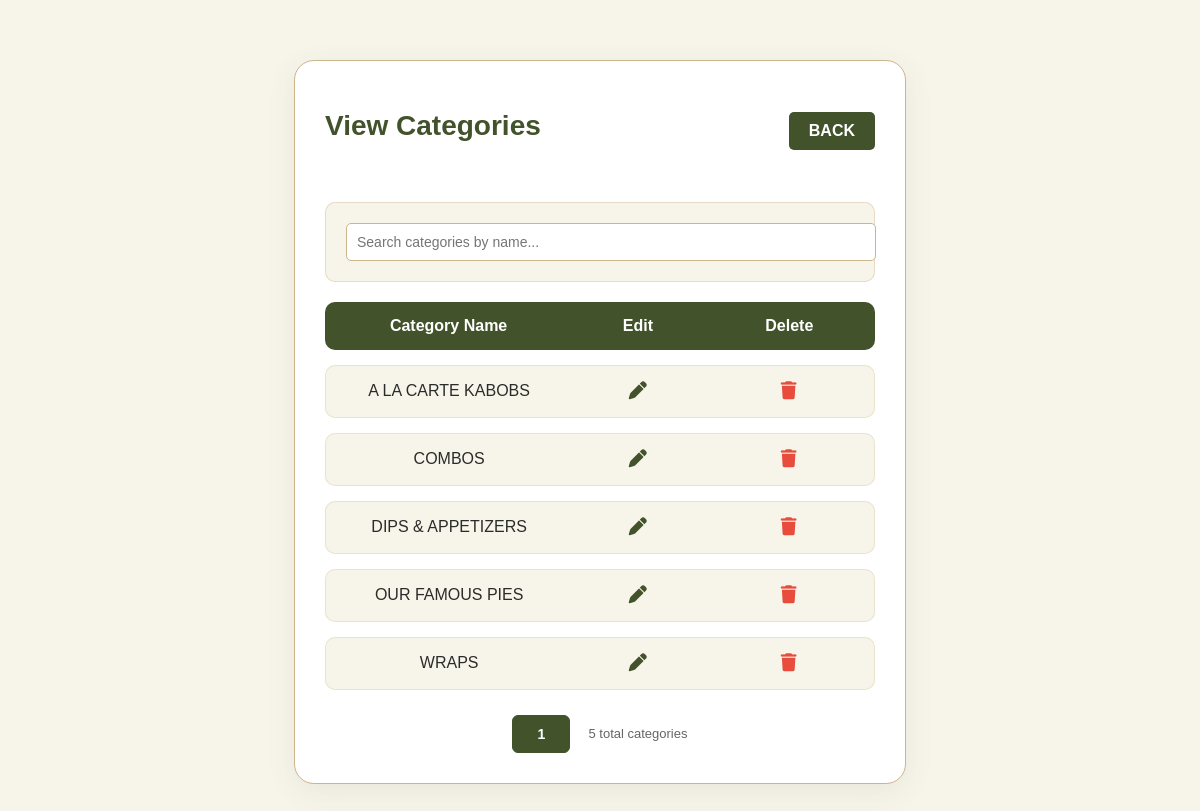
The page /admin/viewCategories (signed in) on the database its author committed.
### tables this page shows
CREATE TABLE `categories` (
  `cat_id` int(11) NOT NULL,
  `cat_name` text NOT NULL,
  `cat_picture` text NOT NULL,
  `cat_icon` text DEFAULT NULL,
  `Order` int(11) NOT NULL,
  `cat_footer` text DEFAULT NULL,
  `cat_footer_bottom` text DEFAULT NULL
);

### admin/viewCategories.php (the view, shortened to what this page needs)
<?php
include "../includes/connection.php";
$search = isset($_GET['search']) ? trim($_GET['search']) : '';
$page = isset($_GET['page']) ? max(1, (int)$_GET['page']) : 1;
$perPage = 10;
?>
<!DOCTYPE html>
<html lang="en">
<head>
    <link rel="stylesheet" href="../assets/css/view.css?v=1.1" />
    <link rel="stylesheet" href="https://cdnjs.cloudflare.com/ajax/libs/font-awesome/6.5.0/css/all.min.css" />
    <link rel="stylesheet" href="../assets/css/admin-shared.css?v=1.1">
</head>
<body>
    <div class="cat-container">
        <div style="display: flex; justify-content: space-between; align-items: center; margin-bottom: 30px;">
            <h1>View Categories</h1>
            <a href="dashboard" class="back-btn">BACK</a>
        </div>
        <div class="controls">
            <form method="GET" class="search-box">
                <input type="text" name="search" placeholder="Search categories by name..." value="<?php echo htmlspecialchars($search); ?>">
            </form>
        </div>
        <?php
        $where = "";
        $params = [];
        $types = "";
        $countStmt = $conn->prepare("SELECT COUNT(*) AS total FROM categories WHERE 1=1" . $where);
        $countStmt->execute();
        $totalCats = (int)$countStmt->get_result()->fetch_assoc()['total'];
        $totalPages = max(1, (int)ceil($totalCats / $perPage));
        $offset = ($page - 1) * $perPage;
        $sql = "SELECT * FROM categories WHERE 1=1" . $where . " ORDER BY cat_name LIMIT ? OFFSET ?";
        $params[] = $perPage;
        $params[] = $offset;
        $types .= "ii";
        $stmt = $conn->prepare($sql);
        if (!empty($params)) {
            $stmt->bind_param($types, ...$params);
        }
        $stmt->execute();
        $result = $stmt->get_result();
        if ($result->num_rows > 0) {
            echo '<div class="item-list">';
            echo '<div class="cat-row item-header">';
            echo '<span>Category Name</span>';
            echo '<span>Edit</span>';
            echo '<span>Delete</span>';
            echo '</div>';
            while($row = $result->fetch_assoc()) {
                echo "<div class='cat-row'>
                        <span>".htmlspecialchars($row["cat_name"])."</span>
                        <span><a href='editCategory?category=" . urlencode($row["cat_name"]) . "'><i class='fas fa-pen'></i></a></span>
                        <span>
                            <form method='POST' action='deleteCategory' style='display:inline;' onsubmit='return confirm(\"Are you sure?\");'>
                                " . csrf_input() . "
                                <input type='hidden' name='id' value='" . (int)$row["cat_id"] . "'>
                                <button type='submit' style='background:none;border:none;padding:0;cursor:pointer;'><i class='fas fa-trash'></i></button>
                            </form>
                        </span>
                      </div>";
            }
            echo '</div>';
            echo '<div class="pagination">';
            $qp = [];
            for ($i = 1; $i <= $totalPages; $i++):
                $qp['page'] = $i;
                $active = $i === $page ? ' class="page-link active"' : ' class="page-link"';
                echo '<a href="viewCategories?' . http_build_query($qp) . '"' . $active . '>' . $i . '</a>';
            endfor;
            echo '<span class="page-info">' . $totalCats . ' total categories</span>';
            echo '</div>';
        } else {
            echo "<div class='alert alert-info' style='text-align:center; padding: 20px;'>No categories found.</div>";
        }
        ?>
    </div>
</body>
</html>

### assets/css/view.css (style rules this page uses)
body { margin: 0; font-family: "Poppins", Arial, sans-serif; background: #F7F5EA; display: flex; justify-content: center; align-items: flex-start; padding-top: 60px; min-height: 100vh; }
.cat-container { background: white; padding: 30px; border-radius: 20px; border: 1px solid #CBB58B; box-shadow: 0 8px 30px rgba(66, 82, 43, 0.08); width: 550px; }
h1 { text-align: center; margin-bottom: 30px; font-size: 28px; color: #42522B; font-weight: 700; }
.item-list { display: flex; flex-direction: column; gap: 15px; }
.cat-row { display: grid; grid-template-columns: 1.5fr 1fr 1fr; align-items: center; text-align: center; padding: 15px 10px; border-radius: 10px; background-color: #F7F5EA; border: 1px solid rgba(203, 181, 139, 0.3); font-weight: 500; color: #2B2B2A; }
.item-header { font-weight: 700; background-color: #42522B; color: white; border: none; }
button { padding: 8px 12px; font-size: 14px; border: none; border-radius: 8px; cursor: pointer; font-weight: bold; }
.item-row a, .cat-row a { color: #42522B; font-size: 18px; transition: color 0.2s ease; }
.item-row button, .cat-row button { color: #e74c3c; font-size: 18px; transition: color 0.2s ease; }

### assets/css/admin-shared.css (style rules this page uses)
.controls { margin: 20px 0; padding: 20px; background: #F7F5EA; border: 1px solid rgba(203, 181, 139, 0.4); border-radius: 10px; display: flex; gap: 20px; align-items: center; flex-wrap: wrap; }
.search-box { flex: 1; min-width: 200px; }
.search-box input { width: 100%; padding: 10px; border: 1px solid #CBB58B; border-radius: 5px; font-size: 14px; background: white; }
.back-btn { background: #42522B; color: white; padding: 10px 20px; border: none; border-radius: 5px; cursor: pointer; text-decoration: none; font-weight: 600; transition: all 0.3s ease; }
.pagination { display: flex; gap: 6px; align-items: center; justify-content: center; margin-top: 25px; flex-wrap: wrap; }
.page-link { display: inline-flex; align-items: center; justify-content: center; min-width: 36px; height: 36px; padding: 0 10px; background: white; border: 1px solid #CBB58B; border-radius: 6px; color: #42522B; text-decoration: none; font-size: 14px; font-weight: 600; transition: all 0.2s ease; }
.page-link.active { background: #42522B; color: white; border-color: #42522B; cursor: default; }
.page-info { margin-left: 12px; font-size: 13px; color: #666; }

### rows shown on the page
categories: cat_name "A LA CARTE KABOBS"
categories: cat_name "COMBOS"
categories: cat_name "DIPS & APPETIZERS"
categories: cat_name "OUR FAMOUS PIES"
categories: cat_name "WRAPS"

### other values the page prints
$totalCats "5"
